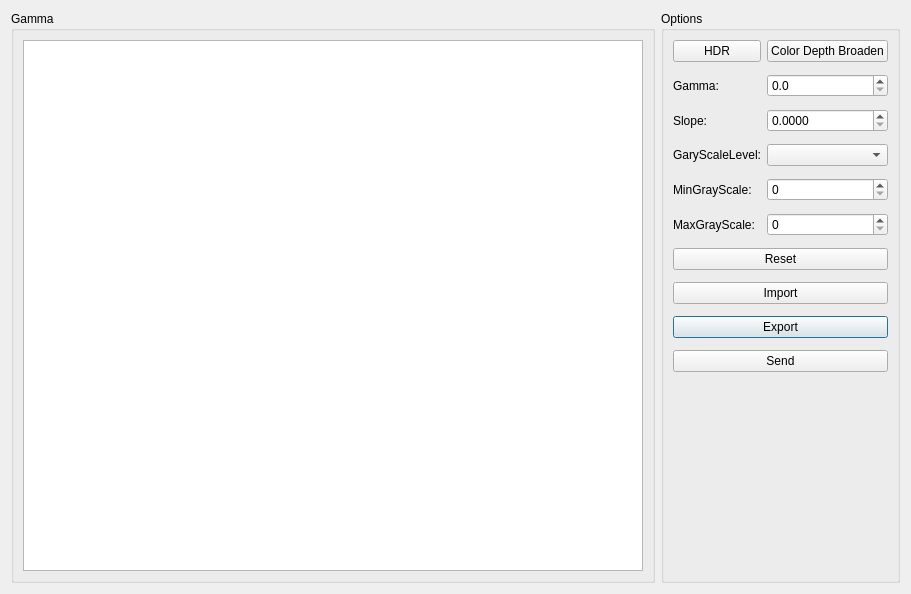
<?xml version="1.0" encoding="UTF-8"?>
<ui version="4.0">
 <class>MCGammaTable</class>
 <widget class="QDialog" name="MCGammaTable">
  <property name="geometry">
   <rect>
    <x>0</x>
    <y>0</y>
    <width>911</width>
    <height>594</height>
   </rect>
  </property>
  <property name="windowTitle">
   <string>Dialog</string>
  </property>
  <layout class="QHBoxLayout" name="horizontalLayout" stretch="1,0">
   <item>
    <widget class="QGroupBox" name="groupBox">
     <property name="title">
      <string>Gamma</string>
     </property>
     <layout class="QGridLayout" name="gridLayout">
      <item row="0" column="0">
       <widget class="QTableWidget" name="tableWidget"/>
      </item>
     </layout>
    </widget>
   </item>
   <item>
    <widget class="QGroupBox" name="groupBox_2">
     <property name="title">
      <string>Options</string>
     </property>
     <layout class="QGridLayout" name="gridLayout_2" columnstretch="0,0">
      <property name="horizontalSpacing">
       <number>6</number>
      </property>
      <property name="verticalSpacing">
       <number>12</number>
      </property>
      <item row="10" column="0" colspan="2">
       <spacer name="verticalSpacer">
        <property name="orientation">
         <enum>Qt::Vertical</enum>
        </property>
        <property name="sizeHint" stdset="0">
         <size>
          <width>20</width>
          <height>40</height>
         </size>
        </property>
       </spacer>
      </item>
      <item row="1" column="0">
       <widget class="QLabel" name="labelGamma">
        <property name="text">
         <string>Gamma:</string>
        </property>
       </widget>
      </item>
      <item row="1" column="1">
       <widget class="QDoubleSpinBox" name="dpinBoxGamma">
        <property name="decimals">
         <number>1</number>
        </property>
        <property name="singleStep">
         <double>0.100000000000000</double>
        </property>
        <property name="stepType">
         <enum>QAbstractSpinBox::AdaptiveDecimalStepType</enum>
        </property>
       </widget>
      </item>
      <item row="5" column="1">
       <widget class="QSpinBox" name="spinBoxMaxGrayScale">
        <property name="maximum">
         <number>999999999</number>
        </property>
       </widget>
      </item>
      <item row="8" column="0" colspan="2">
       <widget class="QPushButton" name="btnExport">
        <property name="text">
         <string>Export</string>
        </property>
       </widget>
      </item>
      <item row="5" column="0">
       <widget class="QLabel" name="labelMaxGrayScale">
        <property name="text">
         <string>MaxGrayScale:</string>
        </property>
       </widget>
      </item>
      <item row="0" column="1">
       <widget class="MCCusSwitchButton" name="btnColorDepthBroaden">
        <property name="text">
         <string>Color Depth Broaden</string>
        </property>
       </widget>
      </item>
      <item row="2" column="0">
       <widget class="QLabel" name="labelSlope">
        <property name="text">
         <string>Slope:</string>
        </property>
       </widget>
      </item>
      <item row="7" column="0" colspan="2">
       <widget class="QPushButton" name="btnImport">
        <property name="text">
         <string>Import</string>
        </property>
       </widget>
      </item>
      <item row="4" column="0">
       <widget class="QLabel" name="labelMinGrayScale">
        <property name="text">
         <string>MinGrayScale:</string>
        </property>
       </widget>
      </item>
      <item row="3" column="1">
       <widget class="QComboBox" name="comboBoxGrayScaleLv"/>
      </item>
      <item row="9" column="0" colspan="2">
       <widget class="QPushButton" name="btnSend">
        <property name="text">
         <string>Send</string>
        </property>
       </widget>
      </item>
      <item row="3" column="0">
       <widget class="QLabel" name="labelGrayScaleLv">
        <property name="text">
         <string>GaryScaleLevel:</string>
        </property>
       </widget>
      </item>
      <item row="0" column="0">
       <widget class="MCCusSwitchButton" name="btnHDR">
        <property name="text">
         <string>HDR</string>
        </property>
       </widget>
      </item>
      <item row="4" column="1">
       <widget class="QSpinBox" name="spinBoxMinGrayScale"/>
      </item>
      <item row="2" column="1">
       <widget class="QDoubleSpinBox" name="dSpinBoxSlopeValue">
        <property name="decimals">
         <number>4</number>
        </property>
        <property name="stepType">
         <enum>QAbstractSpinBox::AdaptiveDecimalStepType</enum>
        </property>
       </widget>
      </item>
      <item row="6" column="0" colspan="2">
       <widget class="QPushButton" name="btnReset">
        <property name="text">
         <string>Reset</string>
        </property>
       </widget>
      </item>
     </layout>
    </widget>
   </item>
  </layout>
 </widget>
 <customwidgets>
  <customwidget>
   <class>MCCusSwitchButton</class>
   <extends>QPushButton</extends>
   <header>CustomWidget/mccusswitchbutton.h</header>
  </customwidget>
 </customwidgets>
 <resources/>
 <connections/>
</ui>
